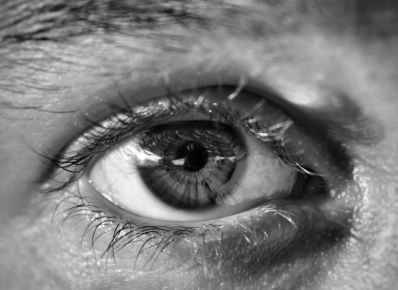
#> input picture Images/eye.png, 398 x 290 px
$ python pg3.py
#> lines starting #> are read from the running program, lines starting #| are printed output that depends on the picture
import cv2
import numpy as np
import matplotlib.pyplot as plt

def quantize(img, bits):
    levels = 2 ** bits
    step = 256 // levels
    return (img // step) * step

# 1. Read image
img = cv2.imread('Images/eye.png', 0)  # directly grayscale
#> img: shape (290, 398); min 0, max 255, mean 122

# 2. Quantization levels
bits_list = [8, 4, 2, 1]

# 3. Process + Display
plt.figure(figsize=(10,5))

for i, b in enumerate(bits_list):
    q = quantize(img, b)

    plt.subplot(1, 4, i+1)
    plt.imshow(q, cmap='gray', vmin=0, vmax=255)
    plt.title(f"{b} bits")
    plt.axis('off')
#> this loop made 4 passes
#> pass 3, `q = quantize(img, b)`:
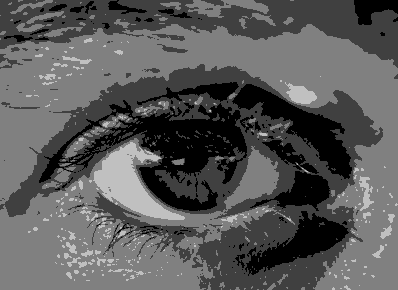
#> q: shape (290, 398); min 0, max 192, mean 89.8

plt.tight_layout()
plt.show()
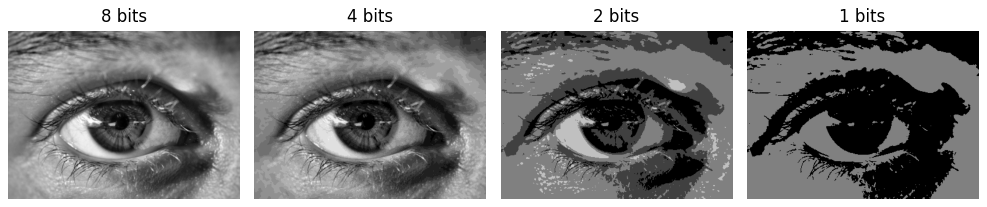
#> figure drawn by matplotlib, 4 panels

$ run again, with Images/cheetha.png copied over Images/eye.png
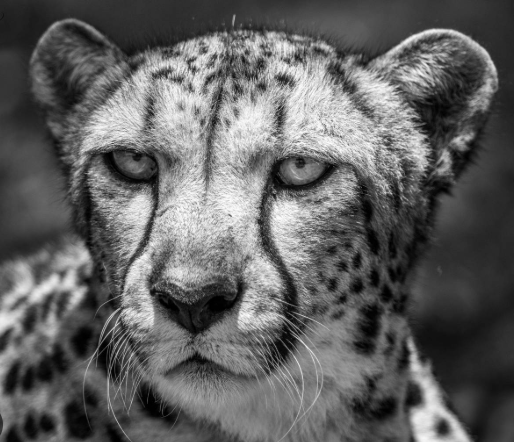
#> input picture Images/cheetha.png, 514 x 442 px
#> the loop `for i, b in enumerate(bits_list):` made 4 passes
#> pass 3, `q = quantize(img, b)`:
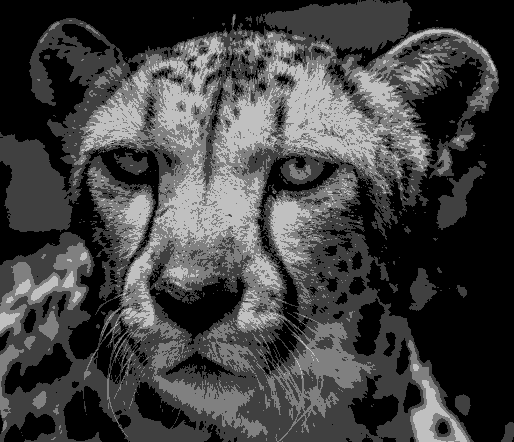
#> q: shape (442, 514); min 0, max 192, mean 65.8
#> `plt.show()`:
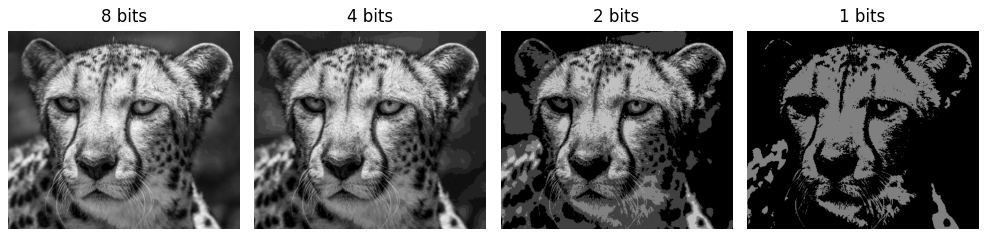
#> figure drawn by matplotlib, 4 panels
